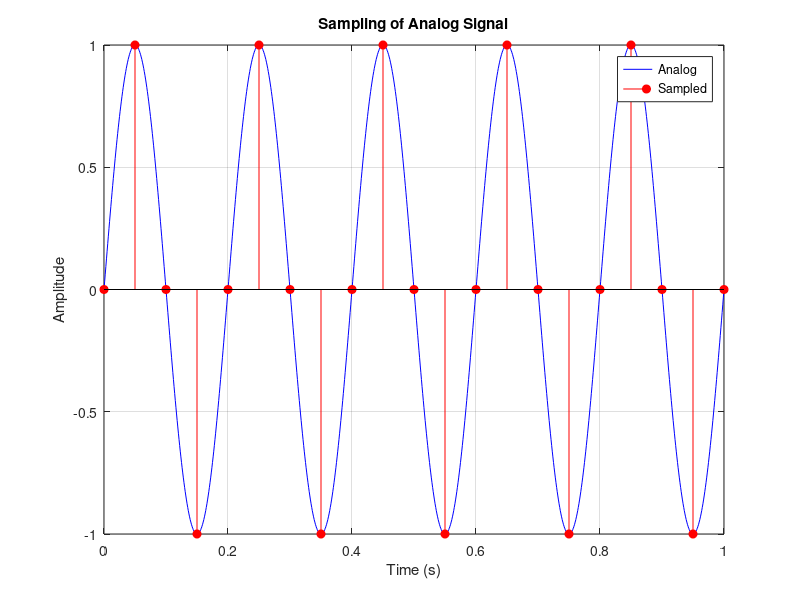

This chart was generated by the following MATLAB code:
t = 0:0.001:1;
f = 5;
x = sin(2*pi*f*t);
fs = 20;
n = 0:1/fs:1;
xs = sin(2*pi*f*n);
plot(t,x,'b-');
hold on;
stem(n,xs,'r','filled');
hold off;
xlabel('Time (s)');
ylabel('Amplitude');
title('Sampling of Analog Signal');
legend('Analog','Sampled');
grid on;
